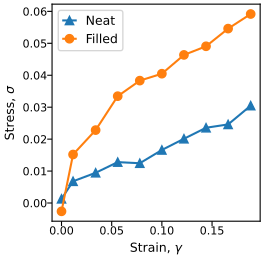

Recreate this plot in Python.
#!/usr/bin/env python3
# -*- coding: utf-8 -*-
"""
created on Fri March 3 05:48:00 2023

@author: pierrekawak
"""

import sys
import numpy as np
import matplotlib.pyplot as plt
import matplotlib
matplotlib.use('tkagg')
import pandas as pd

# figure settings
test = 1
fontsize  = 9
labelsize = 8
figsize   = (2.65, 2.6)
bin       = 1
num_bins  = 20
pt_to_in  = 72
filter_shear = 0.2
#figsize   = (180/pt_to_in, 190/pt_to_in)
neat_marker = "^"
filled_marker = "o"

# constants
Npolymer = 102500
Nfiller  = 51450
Ntotal   = Npolymer+Nfiller

neat_file_name   = "../data_files/neat_deform_dataframe.out"
filled_file_name = "../data_files/filled_deform_dataframe.out"
neat_base_file_name   = "../data_files/neat_npt_dataframe.out"
filled_base_file_name = "../data_files/filled_npt_dataframe.out"

neat_df          = pd.read_csv(neat_file_name)
filled_df        = pd.read_csv(filled_file_name)
neat_base_df     = pd.read_csv(neat_base_file_name)
filled_base_df   = pd.read_csv(filled_base_file_name)

neat_df          = neat_df[neat_df["v_shear_shift"] < filter_shear]
filled_df        = filled_df[filled_df["v_shear_shift"] < filter_shear]
neat_base_df     = neat_base_df[neat_base_df["v_shear_shift"] < filter_shear]
filled_base_df   = filled_base_df[filled_base_df["v_shear_shift"] < filter_shear]

neat_base_df     = neat_base_df.mean()
filled_base_df   = filled_base_df.mean()

if bin:
  bins = np.linspace(np.amin(neat_df["Time"]), np.amax(neat_df["Time"])+1, int(len(neat_df["Time"])/num_bins))
  neat_df["Time_Binned"] = pd.cut(neat_df["Time"], bins, right=False)
  neat_df = neat_df.groupby("Time_Binned", as_index=False).mean()

  bins = np.linspace(np.amin(filled_df["Time"]), np.amax(filled_df["Time"])+1, int(len(filled_df["Time"])/num_bins))
  filled_df["Time_Binned"] = pd.cut(filled_df["Time"], bins, right=False)
  filled_df = filled_df.groupby("Time_Binned", as_index=False).mean()

fig, ax = plt.subplots(1, 1, sharex=True, figsize=figsize, constrained_layout=test)

neat_shear    = np.append(0, neat_df["v_shear_shift"])
filled_shear  = np.append(0, filled_df["v_shear_shift"])
neat_stress   = np.append(neat_base_df["v_pxx"], neat_df["v_pxx"])
filled_stress = np.append(filled_base_df["v_pxx"], filled_df["v_pxx"])
ax.plot(neat_shear  , neat_stress  , marker=neat_marker, label="Neat")
ax.plot(filled_shear, filled_stress, marker=filled_marker, label="Filled")

#ax.set_xticks([0, 0.5, 1.0, 1.5, 2])
ax.tick_params(axis='both', labelsize=labelsize, pad=0)
ax.set_ylabel(r"Stress, $\sigma$", fontsize=fontsize)#, labelpad=10)
ax.set_xlabel(r"Strain, $\gamma$", fontsize=fontsize)#, labelpad=10)
ax.legend(loc='best', fontsize=fontsize, handlelength=1.0)

#ax.set_xlim(0, 450)
#ax.set_ylim(0, 23)
if test == 0:
  plt.subplots_adjust(left=0.1, bottom=0.1, right=0.999, top=0.999)
import os
basename = os.path.splitext(__file__)[0]
plt.savefig(basename+".pdf")

fig, ax = plt.subplots(1, 1, sharex=True, figsize=figsize, constrained_layout=test)

# gotta add the quiescent at 0
neat_shear   = np.append(0, neat_df["v_shear_shift"])
filled_shear = np.append(0, filled_df["v_shear_shift"])
neat_stress   = np.append(neat_base_df["v_pxx"], neat_df["v_pxx"])
filled_stress = np.append(filled_base_df["v_pxx"], filled_df["v_pxx"])

filled_polymer_stress = np.append(filled_base_df["c_pxx_polymer[1]"]/Npolymer, filled_df["c_pxx_polymer[1]"]/Npolymer)
filled_filler_stress  = np.append(filled_base_df["c_pxx_filler[1]"]/Nfiller, filled_df["c_pxx_filler[1]"]/Nfiller)

ax.plot(neat_shear  , neat_stress  , marker=neat_marker, alpha=0.3, label="Neat")
ax.plot(filled_shear, filled_stress, marker=filled_marker, label="Filled")

ax.plot(filled_shear, filled_filler_stress , marker=filled_marker, label="Filled; Filler")
ax.plot(filled_shear, filled_polymer_stress, marker=filled_marker, label="Filled; Polymer")

#ax.set_xticks([0, 0.5, 1.0, 1.5, 2])
ax.tick_params(axis='both', labelsize=labelsize, pad=0)
ax.set_ylabel(r"Stress, $\sigma$", fontsize=fontsize)#, labelpad=10)
ax.set_xlabel(r"Strain, $\gamma$", fontsize=fontsize)#, labelpad=10)
ax.legend(loc='best', fontsize=fontsize, handlelength=1.0)

#ax.set_xlim(0, 450)
#ax.set_ylim(0, 23)
if test == 0:
  plt.subplots_adjust(left=0.1, bottom=0.1, right=0.999, top=0.999)
plt.savefig(basename+".groups.pdf")

fig, ax = plt.subplots(1, 1, sharex=True, figsize=figsize, constrained_layout=test)

ax.plot(filled_shear, filled_stress-neat_stress, marker=filled_marker, label="Total")

ax.plot(filled_shear, filled_filler_stress , marker=filled_marker, label="Filler")
ax.plot(filled_shear, filled_polymer_stress-neat_stress, marker=filled_marker, label="Polymer")

#ax.set_xticks([0, 0.5, 1.0, 1.5, 2])
ax.tick_params(axis='both', labelsize=labelsize, pad=0)
ax.set_ylabel(r"$\sigma_{\mathrm{Filled}} - \sigma_{\mathrm{Neat}}$", fontsize=fontsize)#, labelpad=10)
ax.set_xlabel(r"Strain, $\gamma$", fontsize=fontsize)#, labelpad=10)
ax.legend(loc='best', fontsize=fontsize, handlelength=1.0)

#ax.set_xlim(0, 450)
#ax.set_ylim(0, 23)
if test == 0:
  plt.subplots_adjust(left=0.1, bottom=0.1, right=0.999, top=0.999)
plt.savefig(basename+".diff.pdf")

fig, ax = plt.subplots(1, 1, sharex=True, figsize=figsize, constrained_layout=test)

ax.plot(filled_shear[1:], filled_stress[1:]/neat_stress[1:], marker=filled_marker, label="Total")
#ax.plot(filled_shear, filled_filler_stress , marker=filled_marker, label="Filler")
ax.plot(filled_shear[1:], filled_polymer_stress[1:]/neat_stress[1:], marker=filled_marker, label="Polymer")

#ax.set_xticks([0, 0.5, 1.0, 1.5, 2])
ax.tick_params(axis='both', labelsize=labelsize, pad=0)
ax.set_ylabel(r"$\sigma_{\mathrm{Filled}}/\sigma_{\mathrm{Neat}}$", fontsize=fontsize)#, labelpad=10)
ax.set_xlabel(r"Strain, $\gamma$", fontsize=fontsize)#, labelpad=10)
ax.legend(loc='best', fontsize=fontsize, handlelength=1.0)

#ax.set_xlim(0, 450)
#ax.set_ylim(0, 23)
if test == 0:
  plt.subplots_adjust(left=0.1, bottom=0.1, right=0.999, top=0.999)
plt.savefig(basename+".ratio.pdf")
